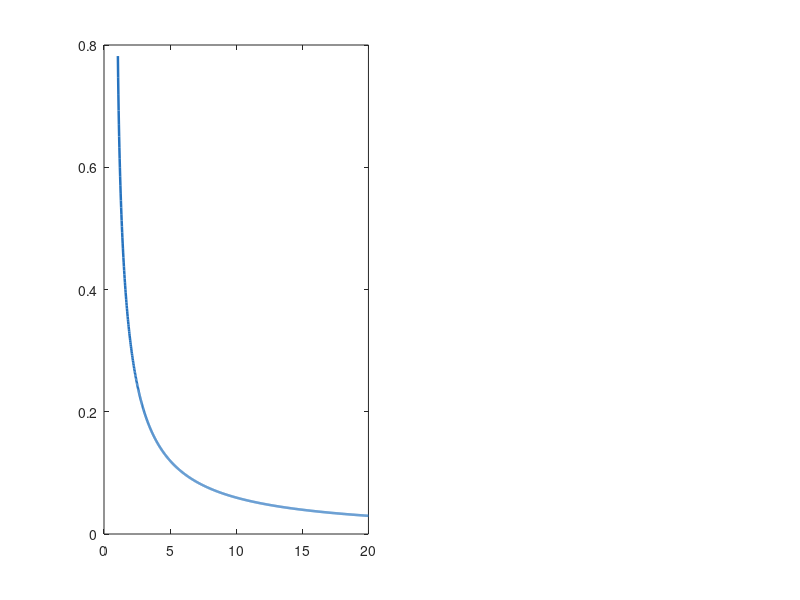

This chart was generated by the following MATLAB code: (Note: this script raises an error after producing the figure.)
%% EROSIVE BURNING ANALYSIS - UNIFIED CODE
%
% Erosive-burning regime analysis for the BATES motor.

% STRUCTURE:
%   Sec. 0  - Input data (single definition)
%   Sec. 1  - Port geometry and area-Mach curve
%   Sec. 2  - Rogers diagnostics (velocity-based + mass flux-based)
%   Sec. 3  - Parametric study Ap/Ath (transition thresholds)
%   Sec. 4  - Figures

% REFERENCES:
%   [1] Rogers, C.E. (2005) - "Erosive Burning Design Criteria for High
%       Power and Experimental/Amateur Rocket Motors"
%       High Power Rocketry Magazine, January 2005.
%   [2] Sutton, G.P. & Biblarz, O. (2017) - "Rocket Propulsion Elements"
%       9th Edition, Wiley. Ch. 13.
%   [3] Anderson, J.D. (2003) - "Modern Compressible Flow", 3rd Ed.,
%       McGraw-Hill. Ch. 5 (isentropic area-Mach relation).
%   [4] Lenoir & Robillard (1957), Proc. 6th IAC, pp. 663-672.
%   [5] Barrere et al. (1960), Rocket Propulsion, Elsevier.
% =========================================================================

clc; close all;
fprintf('============================================================\n');
fprintf('   EROSIVE BURNING ANALYSIS - AP/HTPB BATES MOTOR\n');
fprintf('============================================================\n\n');

%% =========================================================================
% SECTION 0 - INPUT DATA
%
% Source: BATES optimization output and Vieille fit (see design report)
% =========================================================================

% --- Vieille law: r = a * Pc^n  [mm/s, bar] ---
a_vieille  = 1.617743;      % [mm/s / bar^n]  - experimental fit
n_vieille  = 0.381551;      % [-]             - pressure exponent

% --- Non-aluminized AP/HTPB propellant ---
rho_prop   = 1685.22;       % [kg/m^3]  - propellant density
gamma_core = 1.1640;        % [-]       - specific heat ratio
                             %             (CEA, AP/HTPB, Pc=65 bar)

% --- Operating conditions ---
Pc_bar     = 65.0;          % [bar]     - chamber pressure (design target)

% --- Grain geometry (best design, N=1 BATES segment) ---
d_port     = 0.4738;        % [m]       - initial port diameter
L_grain    = 1.5441;        % [m]       - grain length
A_b0       = 2.298;        % [m^2]     - initial burning area

% --- Nozzle geometry ---
A_t        = 0.010306;      % [m^2]     - throat area

% --- Lenoir-Robillard constant ---
% Imperial: k = 0.0288 [in/s / (lb/s/in^2)^0.8]  (Barrere 1960 [5])
% SI conversion: k_SI = k_imp * 0.0254 / (703.07)^0.8
k_LR_imp   = 0.0288;
conv_G     = 703.07;                                    % [kg/m^2/s per lb/s/in^2]
k_LR       = k_LR_imp * 0.0254 / conv_G^0.8;           % [m/s / (kg/m^2/s)^0.8]

% --- Rogers thresholds [1], Table 1 (velocity-based) ---
Ma_threshold_nonerr = 0.50;   % [-]  non-erosive
Ma_threshold_maxerr = 0.70;   % [-]  max erosivity

% --- Rogers thresholds [1] at Pc = 65 bar (mass flux-based), as reported
%     in the design report (Erosive Burning Analysis section):
%       non-erosive:              G <= 703  kg/(m^2/s)
%       max recommended erosivity: G ~= 1757 kg/(m^2/s)
Pc_psia        = Pc_bar * 14.5038;    % [psia]  - for reporting only
G_thr_low_SI   = 703.0;               % [kg/m^2/s]  non-erosive limit
G_thr_hi_SI    = 1757.0;              % [kg/m^2/s]  max recommended erosivity

% --- Plot colors (unified palette) ---
col_blue   = [0.15 0.45 0.75];
col_green  = [0.10 0.65 0.10];
col_orange = [0.90 0.45 0.00];
col_red    = [0.85 0.15 0.15];
col_gray   = [0.50 0.50 0.50];

fprintf('--- SECTION 0: INPUT DATA ---\n');
fprintf('  Vieille:  a = %.6f [mm/s / bar^n],  n = %.6f [-]\n', a_vieille, n_vieille);
fprintf('  rho_prop  = %.2f kg/m^3\n',   rho_prop);
fprintf('  gamma     = %.4f [-]\n',       gamma_core);
fprintf('  Pc        = %.1f bar\n',       Pc_bar);
fprintf('  d_port    = %.4f m\n',         d_port);
fprintf('  L_grain   = %.4f m\n',         L_grain);
fprintf('  A_b0      = %.4f m^2\n',       A_b0);
fprintf('  A_t       = %.6f m^2\n',       A_t);
fprintf('  k_LR (SI) = %.6e m/s/(kg/m^2/s)^0.8\n\n', k_LR);


%% =========================================================================
% SECTION 1 - PORT GEOMETRY AND AREA-MACH CURVE
%
% Isentropic area-Mach relation (subsonic flow) [3]:
%   Ap/At = (1/Ma)*[(2/(g+1))*(1+(g-1)/2*Ma^2)]^((g+1)/(2(g-1)))
%
% The core Mach number is maximum at the aft end: worst case for
% erosive burning. Numerical inversion over a fine grid (200k points).
% =========================================================================

r_port       = d_port / 2;
A_port       = pi * r_port^2;
ratio_Ap_Ath = A_port / A_t;

% Area-Mach curve (inversion grid)
Ma_vec  = linspace(0.001, 0.999, 200000);
exp_val = (gamma_core + 1) / (2 * (gamma_core - 1));
rhs_AM  = (1 ./ Ma_vec) .* ...
          ((2/(gamma_core+1)) .* ...
          (1 + (gamma_core-1)/2 .* Ma_vec.^2)).^exp_val;

[~, idx_Ma] = min(abs(rhs_AM - ratio_Ap_Ath));
Ma_core     = Ma_vec(idx_Ma);

fprintf('--- SECTION 1: PORT GEOMETRY AND CORE MACH NUMBER ---\n');
fprintf('  Port diameter   d0    = %.4f m\n',     d_port);
fprintf('  Port area       Ap    = %.6f m^2\n',   A_port);
fprintf('  Throat area     At    = %.6f m^2\n',   A_t);
fprintf('  Ap / At               = %.4f [-]\n',   ratio_Ap_Ath);
fprintf('  Core Mach (aft end)   = %.6f [-]\n\n', Ma_core);

%% =========================================================================
% SECTION 2 - ROGERS DIAGNOSTICS
%
% 2a) Velocity-based criterion: Ma_core vs thresholds [1]
% 2b) Mass flux-based criterion: G vs thresholds [1]
%
% Burn rate and mass flow at ignition (no erosion):
%   rb0 = a * Pc^n  [mm/s -> m/s]
%   m_dot = rho_prop * rb0 * A_b0
%   G = m_dot / A_port  [kg/m^2/s]
% =========================================================================

rb0_ms    = 7.9548 / 1000;   % [m/s]
m_dot_ign = rho_prop * rb0_ms * A_b0;               % [kg/s]
G_design  = m_dot_ign / A_port;                      % [kg/m^2/s]

fprintf('--- SECTION 2a: ROGERS CRITERION - VELOCITY-BASED ---\n');
fprintf('  Non-erosive:    Ma <= %.2f\n',   Ma_threshold_nonerr);
fprintf('  Max erosivity:  Ma  = %.2f\n',   Ma_threshold_maxerr);
fprintf('  Current design: Ma  = %.6f\n',   Ma_core);
if Ma_core <= Ma_threshold_nonerr
    fprintf('  >> REGIME: NON-EROSIVE (velocity-based)\n\n');
elseif Ma_core <= Ma_threshold_maxerr
    fprintf('  >> REGIME: MODERATE EROSIVITY (velocity-based)\n\n');
else
    fprintf('  >> WARNING: BEYOND MAX RECOMMENDED EROSIVITY\n\n');
end

fprintf('--- SECTION 2b: ROGERS CRITERION - MASS FLUX-BASED ---\n');
fprintf('  rb0 (Pc=%.0f bar)     = %.4f mm/s  = %.6e m/s\n', Pc_bar, rb0_ms*1000, rb0_ms);
fprintf('  m_dot (ignition)     = %.4f kg/s\n',   m_dot_ign);
fprintf('  G design (aft end)   = %.4f kg/m^2/s\n', G_design);
fprintf('  Rogers thresholds (Pc = %.0f psia = %.0f bar):\n', Pc_psia, Pc_bar);
fprintf('    Non-erosive:     G <= %.2f kg/m^2/s\n', G_thr_low_SI);
fprintf('    Max erosivity:   G  = %.2f kg/m^2/s\n', G_thr_hi_SI);
if G_design <= G_thr_low_SI
    fprintf('  >> REGIME: NON-EROSIVE (mass flux-based)\n\n');
elseif G_design <= G_thr_hi_SI
    fprintf('  >> REGIME: MODERATE EROSIVITY (mass flux-based)\n\n');
else
    fprintf('  >> WARNING: BEYOND MAX RECOMMENDED EROSIVITY\n\n');
end

fprintf('=== DIAGNOSTIC SUMMARY ===\n');
fprintf('  Ap/At = %.2f >> 1.36   |  Ma = %.4f << %.2f\n', ...
        ratio_Ap_Ath, Ma_core, Ma_threshold_nonerr);
fprintf('  G     = %.2f << %.2f kg/m^2/s\n', G_design, G_thr_low_SI);
fprintf('  CONCLUSION: the design is largely NON-EROSIVE.\n');
fprintf('============================================================\n\n');

%% =========================================================================
% SECTION 3 - PARAMETRIC STUDY: Ap/At vs EROSIVE REGIME
%
% Vary Ap/At from 1.05 to 20 keeping constant:
%   - aft-end mass flow m_dot_ign (same rb and Ab0)
%   - throat area A_t
% For each value, Ma_core and G are computed and compared with the
% Rogers thresholds.
%
% Goal: identify the geometric threshold below which the design would
% enter the erosive regime and quantify the current margin.
% =========================================================================

fprintf('--- SECTION 3: PARAMETRIC STUDY Ap/At ---\n\n');

N_param   = 1000;
ratio_vec = linspace(1.05, 20, N_param);
Ma_param  = zeros(1, N_param);
G_param   = zeros(1, N_param);       % directly in SI [kg/m^2/s]

for ii = 1:N_param
    % Mach from the area-Mach curve
    [~, idx_i]   = min(abs(rhs_AM - ratio_vec(ii)));
    Ma_param(ii) = Ma_vec(idx_i);

    % Corresponding port area (constant A_t)
    A_port_i = ratio_vec(ii) * A_t;

    % Mass flux in SI [kg/m^2/s]
    G_param(ii) = m_dot_ign / A_port_i;
end

% Regime transition thresholds
idx_G_nonerr  = find(G_param  <= G_thr_low_SI,         1, 'first');
idx_G_maxerr  = find(G_param  <= G_thr_hi_SI,          1, 'first');
idx_Ma_nonerr = find(Ma_param <= Ma_threshold_nonerr,   1, 'first');

fprintf('  Transition thresholds:\n');
if ~isempty(idx_G_nonerr)
    fprintf('  [G]  Non-erosive for Ap/At >= %.3f  (G <= %.2f kg/m^2/s)\n', ...
        ratio_vec(idx_G_nonerr), G_thr_low_SI);
end
if ~isempty(idx_G_maxerr)
    fprintf('  [G]  Below max erosivity for Ap/At >= %.3f  (G <= %.2f kg/m^2/s)\n', ...
        ratio_vec(idx_G_maxerr), G_thr_hi_SI);
end
if ~isempty(idx_Ma_nonerr)
    fprintf('  [Ma] Non-erosive for Ap/At >= %.3f  (Ma <= %.2f)\n\n', ...
        ratio_vec(idx_Ma_nonerr), Ma_threshold_nonerr);
end

%% =========================================================================
% SECTION 4 - FIGURES
%
% FIGURE 1: Parametric diagnostics (2 subplots)
%   (a) Ma_core vs Ap/At
%   (b) G vs Ap/At  [kg/m^2/s]
% =========================================================================


% ===================== FIGURE 1 =====================
fig = figure('Name', 'Fig.1 - Parametric Study', ...
       'NumberTitle', 'off', 'Position', [80 200 1200 480]);

% --- Subplot (a): Ma_core vs Ap/At ---
subplot(1, 2, 1);
plot(ratio_vec, Ma_param, '-', 'Color', col_blue, 'LineWidth', 1.8);
hold on;
yline(Ma_threshold_nonerr, '--', 'Color', col_green, 'LineWidth', 1.4, ...
      'DisplayName', sprintf('Non-erosive (Ma = %.2f)', Ma_threshold_nonerr));
yline(Ma_threshold_maxerr, '--', 'Color', col_red, 'LineWidth', 1.4, ...
      'DisplayName', sprintf('Max erosivity (Ma = %.2f)', Ma_threshold_maxerr));
xline(ratio_Ap_Ath, ':', 'Color', col_gray, 'LineWidth', 1.3, ...
      'DisplayName', sprintf('Design A_p/A_t = %.2f', ratio_Ap_Ath));
scatter(ratio_Ap_Ath, Ma_core, 70, col_red, 'filled', ...
        'DisplayName', sprintf('Design: Ma = %.4f', Ma_core));
hold off;
xlabel('A_p / A_t  [-]', 'FontSize', 11);
ylabel('Ma_{core}  [-]', 'FontSize', 11);
title('(a) Velocity-based criterion: Ma_{core} vs A_p/A_t', 'FontSize', 11);
legend('Location', 'northeast', 'FontSize', 8);
grid on;
ylim([0, max(Ma_param)*1.15]);
xlim([ratio_vec(1), ratio_vec(end)]);

% --- Subplot (b): G vs Ap/At [kg/m^2/s] ---
subplot(1, 2, 2);
plot(ratio_vec, G_param, '-', 'Color', col_blue, 'LineWidth', 1.8);
hold on;
yline(G_thr_low_SI, '--', 'Color', col_green, 'LineWidth', 1.4, ...
      'DisplayName', sprintf('Non-erosive (G = %.1f kg/m^2/s)', G_thr_low_SI));
yline(G_thr_hi_SI, '--', 'Color', col_red, 'LineWidth', 1.4, ...
      'DisplayName', sprintf('Max erosivity (G = %.1f kg/m^2/s)', G_thr_hi_SI));
xline(ratio_Ap_Ath, ':', 'Color', col_gray, 'LineWidth', 1.3, ...
      'DisplayName', sprintf('Design A_p/A_t = %.2f', ratio_Ap_Ath));
scatter(ratio_Ap_Ath, G_design, 70, col_red, 'filled', ...
        'DisplayName', sprintf('Design: G = %.2f kg/m^2/s', G_design));
hold off;
xlabel('A_p / A_t  [-]', 'FontSize', 11);
ylabel('Mass flux  G  [kg/m^2/s]', 'FontSize', 11);
title('(b) Mass flux-based criterion: G vs A_p/A_t', 'FontSize', 11);
legend('Location', 'northeast', 'FontSize', 8);
grid on;
ylim([0, max(G_param)*1.15]);
xlim([ratio_vec(1), ratio_vec(end)]);

sgtitle(sprintf('Parametric Study - Rogers Criteria (Pc = %.0f bar)', Pc_bar), ...
        'FontSize', 13, 'FontWeight', 'bold');

% --- Save figure ----------------------------------------------------------
results_dir = fullfile(fileparts(mfilename('fullpath')), 'results');
if ~exist(results_dir, 'dir')
    mkdir(results_dir);
end
fig_path = fullfile(results_dir, 'erosive_burning_parametric.png');
exportgraphics(fig, fig_path, 'Resolution', 200);
fprintf('Figure saved: %s\n', fig_path);
